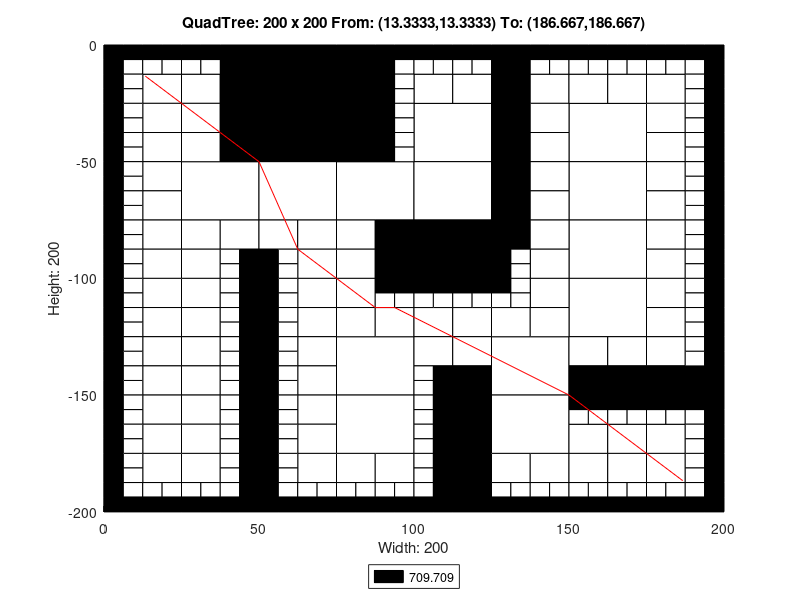

Write the MATLAB code that produced this figure.
axis([0 200 -200 0]);
title('QuadTree: 200 x 200 From: (13.3333,13.3333) To: (186.667,186.667)');
xlabel('Width: 200');
ylabel('Height: 200');
rectangle('Position',[50 -25 25 25], 'FaceColor',[0 0 0]);
rectangle('Position',[50 -50 25 25], 'FaceColor',[0 0 0]);
rectangle('Position',[25 -75 25 25], 'FaceColor',[1 1 1]);
rectangle('Position',[50 -75 25 25], 'FaceColor',[1 1 1]);
rectangle('Position',[75 -75 25 25], 'FaceColor',[1 1 1]);
rectangle('Position',[100 -50 25 25], 'FaceColor',[1 1 1]);
rectangle('Position',[150 -50 25 25], 'FaceColor',[1 1 1]);
rectangle('Position',[100 -75 25 25], 'FaceColor',[1 1 1]);
rectangle('Position',[100 -100 25 25], 'FaceColor',[0 0 0]);
rectangle('Position',[150 -75 25 25], 'FaceColor',[1 1 1]);
rectangle('Position',[150 -100 25 25], 'FaceColor',[1 1 1]);
rectangle('Position',[75 -150 25 25], 'FaceColor',[1 1 1]);
rectangle('Position',[75 -175 25 25], 'FaceColor',[1 1 1]);
rectangle('Position',[125 -150 25 25], 'FaceColor',[1 1 1]);
rectangle('Position',[150 -125 25 25], 'FaceColor',[1 1 1]);
rectangle('Position',[125 -175 25 25], 'FaceColor',[1 1 1]);
rectangle('Position',[12.5 -25 12.5 12.5], 'FaceColor',[1 1 1]);
rectangle('Position',[37.5 -12.5 12.5 12.5], 'FaceColor',[0 0 0]);
rectangle('Position',[25 -25 12.5 12.5], 'FaceColor',[1 1 1]);
rectangle('Position',[37.5 -25 12.5 12.5], 'FaceColor',[0 0 0]);
rectangle('Position',[12.5 -37.5 12.5 12.5], 'FaceColor',[1 1 1]);
rectangle('Position',[12.5 -50 12.5 12.5], 'FaceColor',[1 1 1]);
rectangle('Position',[25 -37.5 12.5 12.5], 'FaceColor',[1 1 1]);
rectangle('Position',[37.5 -37.5 12.5 12.5], 'FaceColor',[0 0 0]);
rectangle('Position',[25 -50 12.5 12.5], 'FaceColor',[1 1 1]);
rectangle('Position',[37.5 -50 12.5 12.5], 'FaceColor',[0 0 0]);
rectangle('Position',[75 -12.5 12.5 12.5], 'FaceColor',[0 0 0]);
rectangle('Position',[75 -25 12.5 12.5], 'FaceColor',[0 0 0]);
rectangle('Position',[75 -37.5 12.5 12.5], 'FaceColor',[0 0 0]);
rectangle('Position',[75 -50 12.5 12.5], 'FaceColor',[0 0 0]);
rectangle('Position',[12.5 -62.5 12.5 12.5], 'FaceColor',[1 1 1]);
rectangle('Position',[12.5 -75 12.5 12.5], 'FaceColor',[1 1 1]);
rectangle('Position',[12.5 -87.5 12.5 12.5], 'FaceColor',[1 1 1]);
rectangle('Position',[12.5 -100 12.5 12.5], 'FaceColor',[1 1 1]);
rectangle('Position',[25 -87.5 12.5 12.5], 'FaceColor',[1 1 1]);
rectangle('Position',[37.5 -87.5 12.5 12.5], 'FaceColor',[1 1 1]);
rectangle('Position',[25 -100 12.5 12.5], 'FaceColor',[1 1 1]);
rectangle('Position',[50 -87.5 12.5 12.5], 'FaceColor',[1 1 1]);
rectangle('Position',[62.5 -87.5 12.5 12.5], 'FaceColor',[1 1 1]);
rectangle('Position',[62.5 -100 12.5 12.5], 'FaceColor',[1 1 1]);
rectangle('Position',[75 -87.5 12.5 12.5], 'FaceColor',[1 1 1]);
rectangle('Position',[87.5 -87.5 12.5 12.5], 'FaceColor',[0 0 0]);
rectangle('Position',[75 -100 12.5 12.5], 'FaceColor',[1 1 1]);
rectangle('Position',[87.5 -100 12.5 12.5], 'FaceColor',[0 0 0]);
rectangle('Position',[100 -25 12.5 12.5], 'FaceColor',[1 1 1]);
rectangle('Position',[112.5 -25 12.5 12.5], 'FaceColor',[1 1 1]);
rectangle('Position',[125 -12.5 12.5 12.5], 'FaceColor',[0 0 0]);
rectangle('Position',[125 -25 12.5 12.5], 'FaceColor',[0 0 0]);
rectangle('Position',[137.5 -25 12.5 12.5], 'FaceColor',[1 1 1]);
rectangle('Position',[125 -37.5 12.5 12.5], 'FaceColor',[0 0 0]);
rectangle('Position',[137.5 -37.5 12.5 12.5], 'FaceColor',[1 1 1]);
rectangle('Position',[125 -50 12.5 12.5], 'FaceColor',[0 0 0]);
rectangle('Position',[137.5 -50 12.5 12.5], 'FaceColor',[1 1 1]);
rectangle('Position',[150 -25 12.5 12.5], 'FaceColor',[1 1 1]);
rectangle('Position',[162.5 -25 12.5 12.5], 'FaceColor',[1 1 1]);
rectangle('Position',[175 -25 12.5 12.5], 'FaceColor',[1 1 1]);
rectangle('Position',[175 -37.5 12.5 12.5], 'FaceColor',[1 1 1]);
rectangle('Position',[175 -50 12.5 12.5], 'FaceColor',[1 1 1]);
rectangle('Position',[125 -62.5 12.5 12.5], 'FaceColor',[0 0 0]);
rectangle('Position',[137.5 -62.5 12.5 12.5], 'FaceColor',[1 1 1]);
rectangle('Position',[125 -75 12.5 12.5], 'FaceColor',[0 0 0]);
rectangle('Position',[137.5 -75 12.5 12.5], 'FaceColor',[1 1 1]);
rectangle('Position',[125 -87.5 12.5 12.5], 'FaceColor',[0 0 0]);
rectangle('Position',[137.5 -87.5 12.5 12.5], 'FaceColor',[1 1 1]);
rectangle('Position',[137.5 -100 12.5 12.5], 'FaceColor',[1 1 1]);
rectangle('Position',[175 -62.5 12.5 12.5], 'FaceColor',[1 1 1]);
rectangle('Position',[175 -75 12.5 12.5], 'FaceColor',[1 1 1]);
rectangle('Position',[175 -87.5 12.5 12.5], 'FaceColor',[1 1 1]);
rectangle('Position',[175 -100 12.5 12.5], 'FaceColor',[1 1 1]);
rectangle('Position',[12.5 -112.5 12.5 12.5], 'FaceColor',[1 1 1]);
rectangle('Position',[12.5 -125 12.5 12.5], 'FaceColor',[1 1 1]);
rectangle('Position',[25 -112.5 12.5 12.5], 'FaceColor',[1 1 1]);
rectangle('Position',[25 -125 12.5 12.5], 'FaceColor',[1 1 1]);
rectangle('Position',[12.5 -137.5 12.5 12.5], 'FaceColor',[1 1 1]);
rectangle('Position',[12.5 -150 12.5 12.5], 'FaceColor',[1 1 1]);
rectangle('Position',[25 -137.5 12.5 12.5], 'FaceColor',[1 1 1]);
rectangle('Position',[25 -150 12.5 12.5], 'FaceColor',[1 1 1]);
rectangle('Position',[62.5 -112.5 12.5 12.5], 'FaceColor',[1 1 1]);
rectangle('Position',[62.5 -125 12.5 12.5], 'FaceColor',[1 1 1]);
rectangle('Position',[75 -112.5 12.5 12.5], 'FaceColor',[1 1 1]);
rectangle('Position',[75 -125 12.5 12.5], 'FaceColor',[1 1 1]);
rectangle('Position',[87.5 -125 12.5 12.5], 'FaceColor',[1 1 1]);
rectangle('Position',[62.5 -137.5 12.5 12.5], 'FaceColor',[1 1 1]);
rectangle('Position',[62.5 -150 12.5 12.5], 'FaceColor',[1 1 1]);
rectangle('Position',[12.5 -162.5 12.5 12.5], 'FaceColor',[1 1 1]);
rectangle('Position',[12.5 -175 12.5 12.5], 'FaceColor',[1 1 1]);
rectangle('Position',[25 -162.5 12.5 12.5], 'FaceColor',[1 1 1]);
rectangle('Position',[25 -175 12.5 12.5], 'FaceColor',[1 1 1]);
rectangle('Position',[12.5 -187.5 12.5 12.5], 'FaceColor',[1 1 1]);
rectangle('Position',[25 -187.5 12.5 12.5], 'FaceColor',[1 1 1]);
rectangle('Position',[62.5 -162.5 12.5 12.5], 'FaceColor',[1 1 1]);
rectangle('Position',[62.5 -175 12.5 12.5], 'FaceColor',[1 1 1]);
rectangle('Position',[62.5 -187.5 12.5 12.5], 'FaceColor',[1 1 1]);
rectangle('Position',[75 -187.5 12.5 12.5], 'FaceColor',[1 1 1]);
rectangle('Position',[87.5 -187.5 12.5 12.5], 'FaceColor',[1 1 1]);
rectangle('Position',[100 -125 12.5 12.5], 'FaceColor',[1 1 1]);
rectangle('Position',[112.5 -125 12.5 12.5], 'FaceColor',[1 1 1]);
rectangle('Position',[137.5 -112.5 12.5 12.5], 'FaceColor',[1 1 1]);
rectangle('Position',[125 -125 12.5 12.5], 'FaceColor',[1 1 1]);
rectangle('Position',[137.5 -125 12.5 12.5], 'FaceColor',[1 1 1]);
rectangle('Position',[100 -137.5 12.5 12.5], 'FaceColor',[1 1 1]);
rectangle('Position',[112.5 -137.5 12.5 12.5], 'FaceColor',[1 1 1]);
rectangle('Position',[112.5 -150 12.5 12.5], 'FaceColor',[0 0 0]);
rectangle('Position',[175 -112.5 12.5 12.5], 'FaceColor',[1 1 1]);
rectangle('Position',[175 -125 12.5 12.5], 'FaceColor',[1 1 1]);
rectangle('Position',[150 -137.5 12.5 12.5], 'FaceColor',[1 1 1]);
rectangle('Position',[162.5 -137.5 12.5 12.5], 'FaceColor',[1 1 1]);
rectangle('Position',[150 -150 12.5 12.5], 'FaceColor',[0 0 0]);
rectangle('Position',[162.5 -150 12.5 12.5], 'FaceColor',[0 0 0]);
rectangle('Position',[175 -137.5 12.5 12.5], 'FaceColor',[1 1 1]);
rectangle('Position',[175 -150 12.5 12.5], 'FaceColor',[0 0 0]);
rectangle('Position',[187.5 -150 12.5 12.5], 'FaceColor',[0 0 0]);
rectangle('Position',[112.5 -162.5 12.5 12.5], 'FaceColor',[0 0 0]);
rectangle('Position',[112.5 -175 12.5 12.5], 'FaceColor',[0 0 0]);
rectangle('Position',[112.5 -187.5 12.5 12.5], 'FaceColor',[0 0 0]);
rectangle('Position',[112.5 -200 12.5 12.5], 'FaceColor',[0 0 0]);
rectangle('Position',[125 -187.5 12.5 12.5], 'FaceColor',[1 1 1]);
rectangle('Position',[137.5 -187.5 12.5 12.5], 'FaceColor',[1 1 1]);
rectangle('Position',[150 -175 12.5 12.5], 'FaceColor',[1 1 1]);
rectangle('Position',[162.5 -175 12.5 12.5], 'FaceColor',[1 1 1]);
rectangle('Position',[175 -175 12.5 12.5], 'FaceColor',[1 1 1]);
rectangle('Position',[150 -187.5 12.5 12.5], 'FaceColor',[1 1 1]);
rectangle('Position',[162.5 -187.5 12.5 12.5], 'FaceColor',[1 1 1]);
rectangle('Position',[175 -187.5 12.5 12.5], 'FaceColor',[1 1 1]);
rectangle('Position',[0 -6.25 6.25 6.25], 'FaceColor',[0 0 0]);
rectangle('Position',[6.25 -6.25 6.25 6.25], 'FaceColor',[0 0 0]);
rectangle('Position',[0 -12.5 6.25 6.25], 'FaceColor',[0 0 0]);
rectangle('Position',[6.25 -12.5 6.25 6.25], 'FaceColor',[1 1 1]);
rectangle('Position',[12.5 -6.25 6.25 6.25], 'FaceColor',[0 0 0]);
rectangle('Position',[18.75 -6.25 6.25 6.25], 'FaceColor',[0 0 0]);
rectangle('Position',[12.5 -12.5 6.25 6.25], 'FaceColor',[1 1 1]);
rectangle('Position',[18.75 -12.5 6.25 6.25], 'FaceColor',[1 1 1]);
rectangle('Position',[0 -18.75 6.25 6.25], 'FaceColor',[0 0 0]);
rectangle('Position',[6.25 -18.75 6.25 6.25], 'FaceColor',[1 1 1]);
rectangle('Position',[0 -25 6.25 6.25], 'FaceColor',[0 0 0]);
rectangle('Position',[6.25 -25 6.25 6.25], 'FaceColor',[1 1 1]);
rectangle('Position',[25 -6.25 6.25 6.25], 'FaceColor',[0 0 0]);
rectangle('Position',[31.25 -6.25 6.25 6.25], 'FaceColor',[0 0 0]);
rectangle('Position',[25 -12.5 6.25 6.25], 'FaceColor',[1 1 1]);
rectangle('Position',[31.25 -12.5 6.25 6.25], 'FaceColor',[1 1 1]);
rectangle('Position',[0 -31.25 6.25 6.25], 'FaceColor',[0 0 0]);
rectangle('Position',[6.25 -31.25 6.25 6.25], 'FaceColor',[1 1 1]);
rectangle('Position',[0 -37.5 6.25 6.25], 'FaceColor',[0 0 0]);
rectangle('Position',[6.25 -37.5 6.25 6.25], 'FaceColor',[1 1 1]);
rectangle('Position',[0 -43.75 6.25 6.25], 'FaceColor',[0 0 0]);
rectangle('Position',[6.25 -43.75 6.25 6.25], 'FaceColor',[1 1 1]);
rectangle('Position',[0 -50 6.25 6.25], 'FaceColor',[0 0 0]);
rectangle('Position',[6.25 -50 6.25 6.25], 'FaceColor',[1 1 1]);
rectangle('Position',[87.5 -6.25 6.25 6.25], 'FaceColor',[0 0 0]);
rectangle('Position',[93.75 -6.25 6.25 6.25], 'FaceColor',[0 0 0]);
rectangle('Position',[87.5 -12.5 6.25 6.25], 'FaceColor',[0 0 0]);
rectangle('Position',[93.75 -12.5 6.25 6.25], 'FaceColor',[1 1 1]);
rectangle('Position',[87.5 -18.75 6.25 6.25], 'FaceColor',[0 0 0]);
rectangle('Position',[93.75 -18.75 6.25 6.25], 'FaceColor',[1 1 1]);
rectangle('Position',[87.5 -25 6.25 6.25], 'FaceColor',[0 0 0]);
rectangle('Position',[93.75 -25 6.25 6.25], 'FaceColor',[1 1 1]);
rectangle('Position',[87.5 -31.25 6.25 6.25], 'FaceColor',[0 0 0]);
rectangle('Position',[93.75 -31.25 6.25 6.25], 'FaceColor',[1 1 1]);
rectangle('Position',[87.5 -37.5 6.25 6.25], 'FaceColor',[0 0 0]);
rectangle('Position',[93.75 -37.5 6.25 6.25], 'FaceColor',[1 1 1]);
rectangle('Position',[87.5 -43.75 6.25 6.25], 'FaceColor',[0 0 0]);
rectangle('Position',[93.75 -43.75 6.25 6.25], 'FaceColor',[1 1 1]);
rectangle('Position',[87.5 -50 6.25 6.25], 'FaceColor',[0 0 0]);
rectangle('Position',[93.75 -50 6.25 6.25], 'FaceColor',[1 1 1]);
rectangle('Position',[0 -56.25 6.25 6.25], 'FaceColor',[0 0 0]);
rectangle('Position',[6.25 -56.25 6.25 6.25], 'FaceColor',[1 1 1]);
rectangle('Position',[0 -62.5 6.25 6.25], 'FaceColor',[0 0 0]);
rectangle('Position',[6.25 -62.5 6.25 6.25], 'FaceColor',[1 1 1]);
rectangle('Position',[0 -68.75 6.25 6.25], 'FaceColor',[0 0 0]);
rectangle('Position',[6.25 -68.75 6.25 6.25], 'FaceColor',[1 1 1]);
rectangle('Position',[0 -75 6.25 6.25], 'FaceColor',[0 0 0]);
rectangle('Position',[6.25 -75 6.25 6.25], 'FaceColor',[1 1 1]);
rectangle('Position',[0 -81.25 6.25 6.25], 'FaceColor',[0 0 0]);
rectangle('Position',[6.25 -81.25 6.25 6.25], 'FaceColor',[1 1 1]);
rectangle('Position',[0 -87.5 6.25 6.25], 'FaceColor',[0 0 0]);
rectangle('Position',[6.25 -87.5 6.25 6.25], 'FaceColor',[1 1 1]);
rectangle('Position',[0 -93.75 6.25 6.25], 'FaceColor',[0 0 0]);
rectangle('Position',[6.25 -93.75 6.25 6.25], 'FaceColor',[1 1 1]);
rectangle('Position',[0 -100 6.25 6.25], 'FaceColor',[0 0 0]);
rectangle('Position',[6.25 -100 6.25 6.25], 'FaceColor',[1 1 1]);
rectangle('Position',[37.5 -93.75 6.25 6.25], 'FaceColor',[1 1 1]);
rectangle('Position',[43.75 -93.75 6.25 6.25], 'FaceColor',[0 0 0]);
rectangle('Position',[37.5 -100 6.25 6.25], 'FaceColor',[1 1 1]);
rectangle('Position',[43.75 -100 6.25 6.25], 'FaceColor',[0 0 0]);
rectangle('Position',[50 -93.75 6.25 6.25], 'FaceColor',[0 0 0]);
rectangle('Position',[56.25 -93.75 6.25 6.25], 'FaceColor',[1 1 1]);
rectangle('Position',[50 -100 6.25 6.25], 'FaceColor',[0 0 0]);
rectangle('Position',[56.25 -100 6.25 6.25], 'FaceColor',[1 1 1]);
rectangle('Position',[100 -6.25 6.25 6.25], 'FaceColor',[0 0 0]);
rectangle('Position',[106.25 -6.25 6.25 6.25], 'FaceColor',[0 0 0]);
rectangle('Position',[100 -12.5 6.25 6.25], 'FaceColor',[1 1 1]);
rectangle('Position',[106.25 -12.5 6.25 6.25], 'FaceColor',[1 1 1]);
rectangle('Position',[112.5 -6.25 6.25 6.25], 'FaceColor',[0 0 0]);
rectangle('Position',[118.75 -6.25 6.25 6.25], 'FaceColor',[0 0 0]);
rectangle('Position',[112.5 -12.5 6.25 6.25], 'FaceColor',[1 1 1]);
rectangle('Position',[118.75 -12.5 6.25 6.25], 'FaceColor',[1 1 1]);
rectangle('Position',[137.5 -6.25 6.25 6.25], 'FaceColor',[0 0 0]);
rectangle('Position',[143.75 -6.25 6.25 6.25], 'FaceColor',[0 0 0]);
rectangle('Position',[137.5 -12.5 6.25 6.25], 'FaceColor',[1 1 1]);
rectangle('Position',[143.75 -12.5 6.25 6.25], 'FaceColor',[1 1 1]);
rectangle('Position',[150 -6.25 6.25 6.25], 'FaceColor',[0 0 0]);
rectangle('Position',[156.25 -6.25 6.25 6.25], 'FaceColor',[0 0 0]);
rectangle('Position',[150 -12.5 6.25 6.25], 'FaceColor',[1 1 1]);
rectangle('Position',[156.25 -12.5 6.25 6.25], 'FaceColor',[1 1 1]);
rectangle('Position',[162.5 -6.25 6.25 6.25], 'FaceColor',[0 0 0]);
rectangle('Position',[168.75 -6.25 6.25 6.25], 'FaceColor',[0 0 0]);
rectangle('Position',[162.5 -12.5 6.25 6.25], 'FaceColor',[1 1 1]);
rectangle('Position',[168.75 -12.5 6.25 6.25], 'FaceColor',[1 1 1]);
rectangle('Position',[175 -6.25 6.25 6.25], 'FaceColor',[0 0 0]);
rectangle('Position',[181.25 -6.25 6.25 6.25], 'FaceColor',[0 0 0]);
rectangle('Position',[175 -12.5 6.25 6.25], 'FaceColor',[1 1 1]);
rectangle('Position',[181.25 -12.5 6.25 6.25], 'FaceColor',[1 1 1]);
rectangle('Position',[187.5 -6.25 6.25 6.25], 'FaceColor',[0 0 0]);
rectangle('Position',[193.75 -6.25 6.25 6.25], 'FaceColor',[0 0 0]);
rectangle('Position',[187.5 -12.5 6.25 6.25], 'FaceColor',[1 1 1]);
rectangle('Position',[193.75 -12.5 6.25 6.25], 'FaceColor',[0 0 0]);
rectangle('Position',[187.5 -18.75 6.25 6.25], 'FaceColor',[1 1 1]);
rectangle('Position',[193.75 -18.75 6.25 6.25], 'FaceColor',[0 0 0]);
rectangle('Position',[187.5 -25 6.25 6.25], 'FaceColor',[1 1 1]);
rectangle('Position',[193.75 -25 6.25 6.25], 'FaceColor',[0 0 0]);
rectangle('Position',[187.5 -31.25 6.25 6.25], 'FaceColor',[1 1 1]);
rectangle('Position',[193.75 -31.25 6.25 6.25], 'FaceColor',[0 0 0]);
rectangle('Position',[187.5 -37.5 6.25 6.25], 'FaceColor',[1 1 1]);
rectangle('Position',[193.75 -37.5 6.25 6.25], 'FaceColor',[0 0 0]);
rectangle('Position',[187.5 -43.75 6.25 6.25], 'FaceColor',[1 1 1]);
rectangle('Position',[193.75 -43.75 6.25 6.25], 'FaceColor',[0 0 0]);
rectangle('Position',[187.5 -50 6.25 6.25], 'FaceColor',[1 1 1]);
rectangle('Position',[193.75 -50 6.25 6.25], 'FaceColor',[0 0 0]);
rectangle('Position',[125 -93.75 6.25 6.25], 'FaceColor',[0 0 0]);
rectangle('Position',[131.25 -93.75 6.25 6.25], 'FaceColor',[1 1 1]);
rectangle('Position',[125 -100 6.25 6.25], 'FaceColor',[0 0 0]);
rectangle('Position',[131.25 -100 6.25 6.25], 'FaceColor',[1 1 1]);
rectangle('Position',[187.5 -56.25 6.25 6.25], 'FaceColor',[1 1 1]);
rectangle('Position',[193.75 -56.25 6.25 6.25], 'FaceColor',[0 0 0]);
rectangle('Position',[187.5 -62.5 6.25 6.25], 'FaceColor',[1 1 1]);
rectangle('Position',[193.75 -62.5 6.25 6.25], 'FaceColor',[0 0 0]);
rectangle('Position',[187.5 -68.75 6.25 6.25], 'FaceColor',[1 1 1]);
rectangle('Position',[193.75 -68.75 6.25 6.25], 'FaceColor',[0 0 0]);
rectangle('Position',[187.5 -75 6.25 6.25], 'FaceColor',[1 1 1]);
rectangle('Position',[193.75 -75 6.25 6.25], 'FaceColor',[0 0 0]);
rectangle('Position',[187.5 -81.25 6.25 6.25], 'FaceColor',[1 1 1]);
rectangle('Position',[193.75 -81.25 6.25 6.25], 'FaceColor',[0 0 0]);
rectangle('Position',[187.5 -87.5 6.25 6.25], 'FaceColor',[1 1 1]);
rectangle('Position',[193.75 -87.5 6.25 6.25], 'FaceColor',[0 0 0]);
rectangle('Position',[187.5 -93.75 6.25 6.25], 'FaceColor',[1 1 1]);
rectangle('Position',[193.75 -93.75 6.25 6.25], 'FaceColor',[0 0 0]);
rectangle('Position',[187.5 -100 6.25 6.25], 'FaceColor',[1 1 1]);
rectangle('Position',[193.75 -100 6.25 6.25], 'FaceColor',[0 0 0]);
rectangle('Position',[0 -106.25 6.25 6.25], 'FaceColor',[0 0 0]);
rectangle('Position',[6.25 -106.25 6.25 6.25], 'FaceColor',[1 1 1]);
rectangle('Position',[0 -112.5 6.25 6.25], 'FaceColor',[0 0 0]);
rectangle('Position',[6.25 -112.5 6.25 6.25], 'FaceColor',[1 1 1]);
rectangle('Position',[0 -118.75 6.25 6.25], 'FaceColor',[0 0 0]);
rectangle('Position',[6.25 -118.75 6.25 6.25], 'FaceColor',[1 1 1]);
rectangle('Position',[0 -125 6.25 6.25], 'FaceColor',[0 0 0]);
rectangle('Position',[6.25 -125 6.25 6.25], 'FaceColor',[1 1 1]);
rectangle('Position',[37.5 -106.25 6.25 6.25], 'FaceColor',[1 1 1]);
rectangle('Position',[43.75 -106.25 6.25 6.25], 'FaceColor',[0 0 0]);
rectangle('Position',[37.5 -112.5 6.25 6.25], 'FaceColor',[1 1 1]);
rectangle('Position',[43.75 -112.5 6.25 6.25], 'FaceColor',[0 0 0]);
rectangle('Position',[37.5 -118.75 6.25 6.25], 'FaceColor',[1 1 1]);
rectangle('Position',[43.75 -118.75 6.25 6.25], 'FaceColor',[0 0 0]);
rectangle('Position',[37.5 -125 6.25 6.25], 'FaceColor',[1 1 1]);
rectangle('Position',[43.75 -125 6.25 6.25], 'FaceColor',[0 0 0]);
rectangle('Position',[0 -131.25 6.25 6.25], 'FaceColor',[0 0 0]);
rectangle('Position',[6.25 -131.25 6.25 6.25], 'FaceColor',[1 1 1]);
rectangle('Position',[0 -137.5 6.25 6.25], 'FaceColor',[0 0 0]);
rectangle('Position',[6.25 -137.5 6.25 6.25], 'FaceColor',[1 1 1]);
rectangle('Position',[0 -143.75 6.25 6.25], 'FaceColor',[0 0 0]);
rectangle('Position',[6.25 -143.75 6.25 6.25], 'FaceColor',[1 1 1]);
rectangle('Position',[0 -150 6.25 6.25], 'FaceColor',[0 0 0]);
rectangle('Position',[6.25 -150 6.25 6.25], 'FaceColor',[1 1 1]);
rectangle('Position',[37.5 -131.25 6.25 6.25], 'FaceColor',[1 1 1]);
rectangle('Position',[43.75 -131.25 6.25 6.25], 'FaceColor',[0 0 0]);
rectangle('Position',[37.5 -137.5 6.25 6.25], 'FaceColor',[1 1 1]);
rectangle('Position',[43.75 -137.5 6.25 6.25], 'FaceColor',[0 0 0]);
rectangle('Position',[37.5 -143.75 6.25 6.25], 'FaceColor',[1 1 1]);
rectangle('Position',[43.75 -143.75 6.25 6.25], 'FaceColor',[0 0 0]);
rectangle('Position',[37.5 -150 6.25 6.25], 'FaceColor',[1 1 1]);
rectangle('Position',[43.75 -150 6.25 6.25], 'FaceColor',[0 0 0]);
rectangle('Position',[50 -106.25 6.25 6.25], 'FaceColor',[0 0 0]);
rectangle('Position',[56.25 -106.25 6.25 6.25], 'FaceColor',[1 1 1]);
rectangle('Position',[50 -112.5 6.25 6.25], 'FaceColor',[0 0 0]);
rectangle('Position',[56.25 -112.5 6.25 6.25], 'FaceColor',[1 1 1]);
rectangle('Position',[50 -118.75 6.25 6.25], 'FaceColor',[0 0 0]);
rectangle('Position',[56.25 -118.75 6.25 6.25], 'FaceColor',[1 1 1]);
rectangle('Position',[50 -125 6.25 6.25], 'FaceColor',[0 0 0]);
rectangle('Position',[56.25 -125 6.25 6.25], 'FaceColor',[1 1 1]);
rectangle('Position',[87.5 -106.25 6.25 6.25], 'FaceColor',[0 0 0]);
rectangle('Position',[93.75 -106.25 6.25 6.25], 'FaceColor',[0 0 0]);
rectangle('Position',[87.5 -112.5 6.25 6.25], 'FaceColor',[1 1 1]);
rectangle('Position',[93.75 -112.5 6.25 6.25], 'FaceColor',[1 1 1]);
rectangle('Position',[50 -131.25 6.25 6.25], 'FaceColor',[0 0 0]);
rectangle('Position',[56.25 -131.25 6.25 6.25], 'FaceColor',[1 1 1]);
rectangle('Position',[50 -137.5 6.25 6.25], 'FaceColor',[0 0 0]);
rectangle('Position',[56.25 -137.5 6.25 6.25], 'FaceColor',[1 1 1]);
rectangle('Position',[50 -143.75 6.25 6.25], 'FaceColor',[0 0 0]);
rectangle('Position',[56.25 -143.75 6.25 6.25], 'FaceColor',[1 1 1]);
rectangle('Position',[50 -150 6.25 6.25], 'FaceColor',[0 0 0]);
rectangle('Position',[56.25 -150 6.25 6.25], 'FaceColor',[1 1 1]);
rectangle('Position',[0 -156.25 6.25 6.25], 'FaceColor',[0 0 0]);
rectangle('Position',[6.25 -156.25 6.25 6.25], 'FaceColor',[1 1 1]);
rectangle('Position',[0 -162.5 6.25 6.25], 'FaceColor',[0 0 0]);
rectangle('Position',[6.25 -162.5 6.25 6.25], 'FaceColor',[1 1 1]);
rectangle('Position',[0 -168.75 6.25 6.25], 'FaceColor',[0 0 0]);
rectangle('Position',[6.25 -168.75 6.25 6.25], 'FaceColor',[1 1 1]);
rectangle('Position',[0 -175 6.25 6.25], 'FaceColor',[0 0 0]);
rectangle('Position',[6.25 -175 6.25 6.25], 'FaceColor',[1 1 1]);
rectangle('Position',[37.5 -156.25 6.25 6.25], 'FaceColor',[1 1 1]);
rectangle('Position',[43.75 -156.25 6.25 6.25], 'FaceColor',[0 0 0]);
rectangle('Position',[37.5 -162.5 6.25 6.25], 'FaceColor',[1 1 1]);
rectangle('Position',[43.75 -162.5 6.25 6.25], 'FaceColor',[0 0 0]);
rectangle('Position',[37.5 -168.75 6.25 6.25], 'FaceColor',[1 1 1]);
rectangle('Position',[43.75 -168.75 6.25 6.25], 'FaceColor',[0 0 0]);
rectangle('Position',[37.5 -175 6.25 6.25], 'FaceColor',[1 1 1]);
rectangle('Position',[43.75 -175 6.25 6.25], 'FaceColor',[0 0 0]);
rectangle('Position',[0 -181.25 6.25 6.25], 'FaceColor',[0 0 0]);
rectangle('Position',[6.25 -181.25 6.25 6.25], 'FaceColor',[1 1 1]);
rectangle('Position',[0 -187.5 6.25 6.25], 'FaceColor',[0 0 0]);
rectangle('Position',[6.25 -187.5 6.25 6.25], 'FaceColor',[1 1 1]);
rectangle('Position',[0 -193.75 6.25 6.25], 'FaceColor',[0 0 0]);
rectangle('Position',[6.25 -193.75 6.25 6.25], 'FaceColor',[1 1 1]);
rectangle('Position',[0 -200 6.25 6.25], 'FaceColor',[0 0 0]);
rectangle('Position',[6.25 -200 6.25 6.25], 'FaceColor',[0 0 0]);
rectangle('Position',[12.5 -193.75 6.25 6.25], 'FaceColor',[1 1 1]);
rectangle('Position',[18.75 -193.75 6.25 6.25], 'FaceColor',[1 1 1]);
rectangle('Position',[12.5 -200 6.25 6.25], 'FaceColor',[0 0 0]);
rectangle('Position',[18.75 -200 6.25 6.25], 'FaceColor',[0 0 0]);
rectangle('Position',[37.5 -181.25 6.25 6.25], 'FaceColor',[1 1 1]);
rectangle('Position',[43.75 -181.25 6.25 6.25], 'FaceColor',[0 0 0]);
rectangle('Position',[37.5 -187.5 6.25 6.25], 'FaceColor',[1 1 1]);
rectangle('Position',[43.75 -187.5 6.25 6.25], 'FaceColor',[0 0 0]);
rectangle('Position',[25 -193.75 6.25 6.25], 'FaceColor',[1 1 1]);
rectangle('Position',[31.25 -193.75 6.25 6.25], 'FaceColor',[1 1 1]);
rectangle('Position',[25 -200 6.25 6.25], 'FaceColor',[0 0 0]);
rectangle('Position',[31.25 -200 6.25 6.25], 'FaceColor',[0 0 0]);
rectangle('Position',[37.5 -193.75 6.25 6.25], 'FaceColor',[1 1 1]);
rectangle('Position',[43.75 -193.75 6.25 6.25], 'FaceColor',[0 0 0]);
rectangle('Position',[37.5 -200 6.25 6.25], 'FaceColor',[0 0 0]);
rectangle('Position',[43.75 -200 6.25 6.25], 'FaceColor',[0 0 0]);
rectangle('Position',[50 -156.25 6.25 6.25], 'FaceColor',[0 0 0]);
rectangle('Position',[56.25 -156.25 6.25 6.25], 'FaceColor',[1 1 1]);
rectangle('Position',[50 -162.5 6.25 6.25], 'FaceColor',[0 0 0]);
rectangle('Position',[56.25 -162.5 6.25 6.25], 'FaceColor',[1 1 1]);
rectangle('Position',[50 -168.75 6.25 6.25], 'FaceColor',[0 0 0]);
rectangle('Position',[56.25 -168.75 6.25 6.25], 'FaceColor',[1 1 1]);
rectangle('Position',[50 -175 6.25 6.25], 'FaceColor',[0 0 0]);
rectangle('Position',[56.25 -175 6.25 6.25], 'FaceColor',[1 1 1]);
rectangle('Position',[50 -181.25 6.25 6.25], 'FaceColor',[0 0 0]);
rectangle('Position',[56.25 -181.25 6.25 6.25], 'FaceColor',[1 1 1]);
rectangle('Position',[50 -187.5 6.25 6.25], 'FaceColor',[0 0 0]);
rectangle('Position',[56.25 -187.5 6.25 6.25], 'FaceColor',[1 1 1]);
rectangle('Position',[50 -193.75 6.25 6.25], 'FaceColor',[0 0 0]);
rectangle('Position',[56.25 -193.75 6.25 6.25], 'FaceColor',[1 1 1]);
rectangle('Position',[50 -200 6.25 6.25], 'FaceColor',[0 0 0]);
rectangle('Position',[56.25 -200 6.25 6.25], 'FaceColor',[0 0 0]);
rectangle('Position',[62.5 -193.75 6.25 6.25], 'FaceColor',[1 1 1]);
rectangle('Position',[68.75 -193.75 6.25 6.25], 'FaceColor',[1 1 1]);
rectangle('Position',[62.5 -200 6.25 6.25], 'FaceColor',[0 0 0]);
rectangle('Position',[68.75 -200 6.25 6.25], 'FaceColor',[0 0 0]);
rectangle('Position',[75 -193.75 6.25 6.25], 'FaceColor',[1 1 1]);
rectangle('Position',[81.25 -193.75 6.25 6.25], 'FaceColor',[1 1 1]);
rectangle('Position',[75 -200 6.25 6.25], 'FaceColor',[0 0 0]);
rectangle('Position',[81.25 -200 6.25 6.25], 'FaceColor',[0 0 0]);
rectangle('Position',[87.5 -193.75 6.25 6.25], 'FaceColor',[1 1 1]);
rectangle('Position',[93.75 -193.75 6.25 6.25], 'FaceColor',[1 1 1]);
rectangle('Position',[87.5 -200 6.25 6.25], 'FaceColor',[0 0 0]);
rectangle('Position',[93.75 -200 6.25 6.25], 'FaceColor',[0 0 0]);
rectangle('Position',[100 -106.25 6.25 6.25], 'FaceColor',[0 0 0]);
rectangle('Position',[106.25 -106.25 6.25 6.25], 'FaceColor',[0 0 0]);
rectangle('Position',[100 -112.5 6.25 6.25], 'FaceColor',[1 1 1]);
rectangle('Position',[106.25 -112.5 6.25 6.25], 'FaceColor',[1 1 1]);
rectangle('Position',[112.5 -106.25 6.25 6.25], 'FaceColor',[0 0 0]);
rectangle('Position',[118.75 -106.25 6.25 6.25], 'FaceColor',[0 0 0]);
rectangle('Position',[112.5 -112.5 6.25 6.25], 'FaceColor',[1 1 1]);
rectangle('Position',[118.75 -112.5 6.25 6.25], 'FaceColor',[1 1 1]);
rectangle('Position',[125 -106.25 6.25 6.25], 'FaceColor',[0 0 0]);
rectangle('Position',[131.25 -106.25 6.25 6.25], 'FaceColor',[1 1 1]);
rectangle('Position',[125 -112.5 6.25 6.25], 'FaceColor',[1 1 1]);
rectangle('Position',[131.25 -112.5 6.25 6.25], 'FaceColor',[1 1 1]);
rectangle('Position',[100 -143.75 6.25 6.25], 'FaceColor',[1 1 1]);
rectangle('Position',[106.25 -143.75 6.25 6.25], 'FaceColor',[0 0 0]);
rectangle('Position',[100 -150 6.25 6.25], 'FaceColor',[1 1 1]);
rectangle('Position',[106.25 -150 6.25 6.25], 'FaceColor',[0 0 0]);
rectangle('Position',[187.5 -106.25 6.25 6.25], 'FaceColor',[1 1 1]);
rectangle('Position',[193.75 -106.25 6.25 6.25], 'FaceColor',[0 0 0]);
rectangle('Position',[187.5 -112.5 6.25 6.25], 'FaceColor',[1 1 1]);
rectangle('Position',[193.75 -112.5 6.25 6.25], 'FaceColor',[0 0 0]);
rectangle('Position',[187.5 -118.75 6.25 6.25], 'FaceColor',[1 1 1]);
rectangle('Position',[193.75 -118.75 6.25 6.25], 'FaceColor',[0 0 0]);
rectangle('Position',[187.5 -125 6.25 6.25], 'FaceColor',[1 1 1]);
rectangle('Position',[193.75 -125 6.25 6.25], 'FaceColor',[0 0 0]);
rectangle('Position',[187.5 -131.25 6.25 6.25], 'FaceColor',[1 1 1]);
rectangle('Position',[193.75 -131.25 6.25 6.25], 'FaceColor',[0 0 0]);
rectangle('Position',[187.5 -137.5 6.25 6.25], 'FaceColor',[1 1 1]);
rectangle('Position',[193.75 -137.5 6.25 6.25], 'FaceColor',[0 0 0]);
rectangle('Position',[100 -156.25 6.25 6.25], 'FaceColor',[1 1 1]);
rectangle('Position',[106.25 -156.25 6.25 6.25], 'FaceColor',[0 0 0]);
rectangle('Position',[100 -162.5 6.25 6.25], 'FaceColor',[1 1 1]);
rectangle('Position',[106.25 -162.5 6.25 6.25], 'FaceColor',[0 0 0]);
rectangle('Position',[100 -168.75 6.25 6.25], 'FaceColor',[1 1 1]);
rectangle('Position',[106.25 -168.75 6.25 6.25], 'FaceColor',[0 0 0]);
rectangle('Position',[100 -175 6.25 6.25], 'FaceColor',[1 1 1]);
rectangle('Position',[106.25 -175 6.25 6.25], 'FaceColor',[0 0 0]);
rectangle('Position',[100 -181.25 6.25 6.25], 'FaceColor',[1 1 1]);
rectangle('Position',[106.25 -181.25 6.25 6.25], 'FaceColor',[0 0 0]);
rectangle('Position',[100 -187.5 6.25 6.25], 'FaceColor',[1 1 1]);
rectangle('Position',[106.25 -187.5 6.25 6.25], 'FaceColor',[0 0 0]);
rectangle('Position',[100 -193.75 6.25 6.25], 'FaceColor',[1 1 1]);
rectangle('Position',[106.25 -193.75 6.25 6.25], 'FaceColor',[0 0 0]);
rectangle('Position',[100 -200 6.25 6.25], 'FaceColor',[0 0 0]);
rectangle('Position',[106.25 -200 6.25 6.25], 'FaceColor',[0 0 0]);
rectangle('Position',[125 -193.75 6.25 6.25], 'FaceColor',[1 1 1]);
rectangle('Position',[131.25 -193.75 6.25 6.25], 'FaceColor',[1 1 1]);
rectangle('Position',[125 -200 6.25 6.25], 'FaceColor',[0 0 0]);
rectangle('Position',[131.25 -200 6.25 6.25], 'FaceColor',[0 0 0]);
rectangle('Position',[137.5 -193.75 6.25 6.25], 'FaceColor',[1 1 1]);
rectangle('Position',[143.75 -193.75 6.25 6.25], 'FaceColor',[1 1 1]);
rectangle('Position',[137.5 -200 6.25 6.25], 'FaceColor',[0 0 0]);
rectangle('Position',[143.75 -200 6.25 6.25], 'FaceColor',[0 0 0]);
rectangle('Position',[150 -156.25 6.25 6.25], 'FaceColor',[0 0 0]);
rectangle('Position',[156.25 -156.25 6.25 6.25], 'FaceColor',[0 0 0]);
rectangle('Position',[150 -162.5 6.25 6.25], 'FaceColor',[1 1 1]);
rectangle('Position',[156.25 -162.5 6.25 6.25], 'FaceColor',[1 1 1]);
rectangle('Position',[162.5 -156.25 6.25 6.25], 'FaceColor',[0 0 0]);
rectangle('Position',[168.75 -156.25 6.25 6.25], 'FaceColor',[0 0 0]);
rectangle('Position',[162.5 -162.5 6.25 6.25], 'FaceColor',[1 1 1]);
rectangle('Position',[168.75 -162.5 6.25 6.25], 'FaceColor',[1 1 1]);
rectangle('Position',[175 -156.25 6.25 6.25], 'FaceColor',[0 0 0]);
rectangle('Position',[181.25 -156.25 6.25 6.25], 'FaceColor',[0 0 0]);
rectangle('Position',[175 -162.5 6.25 6.25], 'FaceColor',[1 1 1]);
rectangle('Position',[181.25 -162.5 6.25 6.25], 'FaceColor',[1 1 1]);
rectangle('Position',[187.5 -156.25 6.25 6.25], 'FaceColor',[0 0 0]);
rectangle('Position',[193.75 -156.25 6.25 6.25], 'FaceColor',[0 0 0]);
rectangle('Position',[187.5 -162.5 6.25 6.25], 'FaceColor',[1 1 1]);
rectangle('Position',[193.75 -162.5 6.25 6.25], 'FaceColor',[0 0 0]);
rectangle('Position',[187.5 -168.75 6.25 6.25], 'FaceColor',[1 1 1]);
rectangle('Position',[193.75 -168.75 6.25 6.25], 'FaceColor',[0 0 0]);
rectangle('Position',[187.5 -175 6.25 6.25], 'FaceColor',[1 1 1]);
rectangle('Position',[193.75 -175 6.25 6.25], 'FaceColor',[0 0 0]);
rectangle('Position',[150 -193.75 6.25 6.25], 'FaceColor',[1 1 1]);
rectangle('Position',[156.25 -193.75 6.25 6.25], 'FaceColor',[1 1 1]);
rectangle('Position',[150 -200 6.25 6.25], 'FaceColor',[0 0 0]);
rectangle('Position',[156.25 -200 6.25 6.25], 'FaceColor',[0 0 0]);
rectangle('Position',[162.5 -193.75 6.25 6.25], 'FaceColor',[1 1 1]);
rectangle('Position',[168.75 -193.75 6.25 6.25], 'FaceColor',[1 1 1]);
rectangle('Position',[162.5 -200 6.25 6.25], 'FaceColor',[0 0 0]);
rectangle('Position',[168.75 -200 6.25 6.25], 'FaceColor',[0 0 0]);
rectangle('Position',[187.5 -181.25 6.25 6.25], 'FaceColor',[1 1 1]);
rectangle('Position',[193.75 -181.25 6.25 6.25], 'FaceColor',[0 0 0]);
rectangle('Position',[187.5 -187.5 6.25 6.25], 'FaceColor',[1 1 1]);
rectangle('Position',[193.75 -187.5 6.25 6.25], 'FaceColor',[0 0 0]);
rectangle('Position',[175 -193.75 6.25 6.25], 'FaceColor',[1 1 1]);
rectangle('Position',[181.25 -193.75 6.25 6.25], 'FaceColor',[1 1 1]);
rectangle('Position',[175 -200 6.25 6.25], 'FaceColor',[0 0 0]);
rectangle('Position',[181.25 -200 6.25 6.25], 'FaceColor',[0 0 0]);
rectangle('Position',[187.5 -193.75 6.25 6.25], 'FaceColor',[1 1 1]);
rectangle('Position',[193.75 -193.75 6.25 6.25], 'FaceColor',[0 0 0]);
rectangle('Position',[187.5 -200 6.25 6.25], 'FaceColor',[0 0 0]);
rectangle('Position',[193.75 -200 6.25 6.25], 'FaceColor',[0 0 0]);
X=[186.667,186.667,175,162.5,150,150,112.5,112.5,93.75,93.75,87.5,75,62.5,62.5,50,37.5,25,25,13.3333];
Y=[-186.667,-186.667,-175,-162.5,-150,-150,-125,-125,-112.5,-112.5,-112.5,-100,-87.5,-87.5,-50,-37.5,-25,-25,-13.3333];
hold on;
plot(X,Y,'r');
legend('709.709','Location','southoutside');
